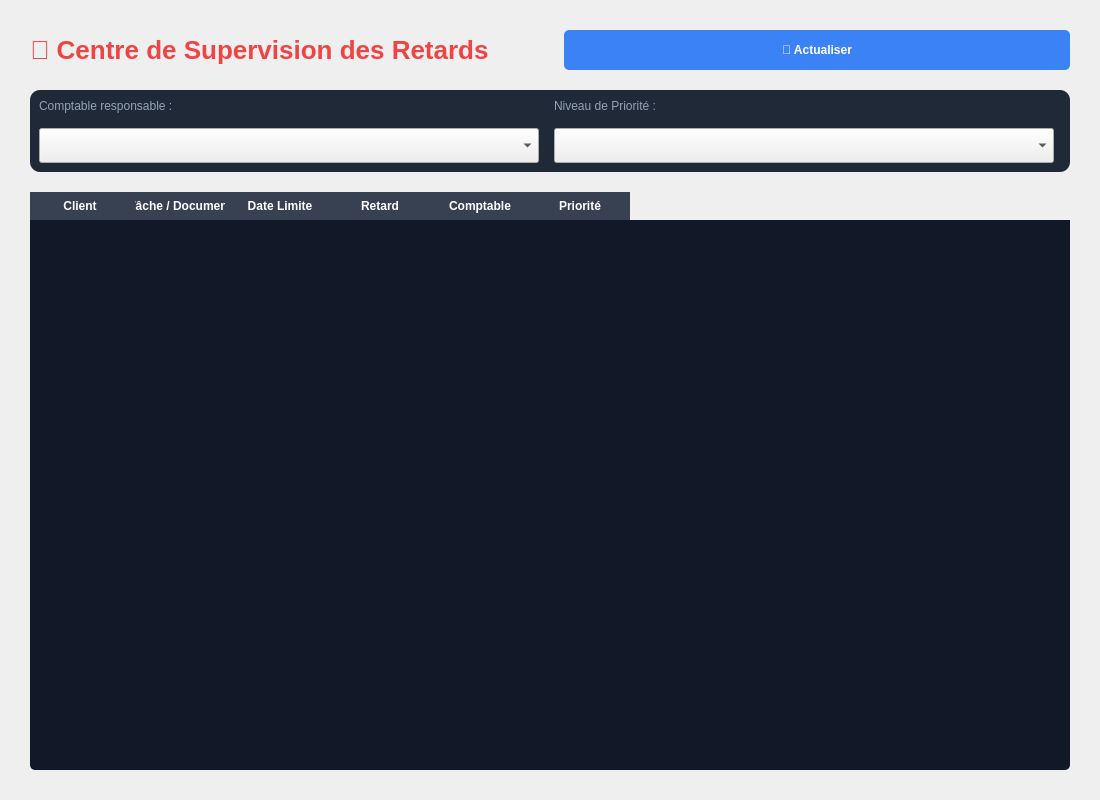
<?xml version="1.0" encoding="UTF-8"?>
<ui version="4.0">
 <class>AlertsPage</class>
 <widget class="QWidget" name="AlertsPage">
  <property name="geometry">
   <rect>
    <x>0</x>
    <y>0</y>
    <width>1100</width>
    <height>800</height>
   </rect>
  </property>
  <layout class="QVBoxLayout" name="verticalLayout_main">
   <property name="spacing">
    <number>20</number>
   </property>
   <property name="leftMargin">
    <number>30</number>
   </property>
   <property name="topMargin">
    <number>30</number>
   </property>
   <property name="rightMargin">
    <number>30</number>
   </property>
   <property name="bottomMargin">
    <number>30</number>
   </property>
   <item>
    <layout class="QHBoxLayout" name="horizontalLayout_header">
     <item>
      <widget class="QLabel" name="lbl_title">
       <property name="styleSheet">
        <string notr="true">font-size: 26px; font-weight: bold; color: #ef4444;</string>
       </property>
       <property name="text">
        <string>🚨 Centre de Supervision des Retards</string>
       </property>
      </widget>
     </item>
     <item>
      <spacer name="horizontalSpacer">
       <property name="orientation">
        <enum>Qt::Horizontal</enum>
       </property>
      </spacer>
     </item>
     <item>
      <widget class="QPushButton" name="btn_refresh">
       <property name="minimumSize">
        <size>
         <width>120</width>
         <height>40</height>
        </size>
       </property>
       <property name="styleSheet">
        <string notr="true">background-color: #3b82f6; color: white; border-radius: 5px; font-weight: bold;</string>
       </property>
       <property name="text">
        <string>🔄 Actualiser</string>
       </property>
      </widget>
     </item>
    </layout>
   </item>
   <item>
    <widget class="QFrame" name="filter_frame">
     <property name="styleSheet">
      <string notr="true">QFrame { background-color: #1f2937; border-radius: 10px; }</string>
     </property>
     <layout class="QHBoxLayout" name="horizontalLayout_filters">
      <property name="spacing">
       <number>15</number>
      </property>
      <item>
       <layout class="QVBoxLayout" name="vbox_filter_acc">
        <item>
         <widget class="QLabel" name="label">
          <property name="text">
           <string>Comptable responsable :</string>
          </property>
          <property name="styleSheet">
           <string notr="true">color: #94a3b8;</string>
          </property>
         </widget>
        </item>
        <item>
         <widget class="QComboBox" name="combo_accountant">
          <property name="minimumSize">
           <size>
            <width>250</width>
            <height>35</height>
           </size>
          </property>
         </widget>
        </item>
       </layout>
      </item>
      <item>
       <layout class="QVBoxLayout" name="vbox_filter_prio">
        <item>
         <widget class="QLabel" name="label_2">
          <property name="text">
           <string>Niveau de Priorité :</string>
          </property>
          <property name="styleSheet">
           <string notr="true">color: #94a3b8;</string>
          </property>
         </widget>
        </item>
        <item>
         <widget class="QComboBox" name="combo_priority">
          <property name="minimumSize">
           <size>
            <width>200</width>
            <height>35</height>
           </size>
          </property>
         </widget>
        </item>
       </layout>
      </item>
      <item>
       <spacer name="horizontalSpacer_2">
        <property name="orientation">
         <enum>Qt::Horizontal</enum>
        </property>
       </spacer>
      </item>
     </layout>
    </widget>
   </item>
   <item>
    <widget class="QTableWidget" name="table_alerts">
     <property name="styleSheet">
      <string notr="true">QTableWidget { background-color: #111827; color: white; border-radius: 5px; gridline-color: #374151; }
QHeaderView::section { background-color: #374151; color: white; padding: 5px; font-weight: bold; border: none; }</string>
     </property>
     <property name="editTriggers">
      <set>QAbstractItemView::NoEditTriggers</set>
     </property>
     <property name="selectionBehavior">
      <enum>QAbstractItemView::SelectRows</enum>
     </property>
     <column>
      <property name="text">
       <string>Client</string>
      </property>
     </column>
     <column>
      <property name="text">
       <string>Tâche / Document</string>
      </property>
     </column>
     <column>
      <property name="text">
       <string>Date Limite</string>
      </property>
     </column>
     <column>
      <property name="text">
       <string>Retard</string>
      </property>
     </column>
     <column>
      <property name="text">
       <string>Comptable</string>
      </property>
     </column>
     <column>
      <property name="text">
       <string>Priorité</string>
      </property>
     </column>
    </widget>
   </item>
  </layout>
 </widget>
</ui>
